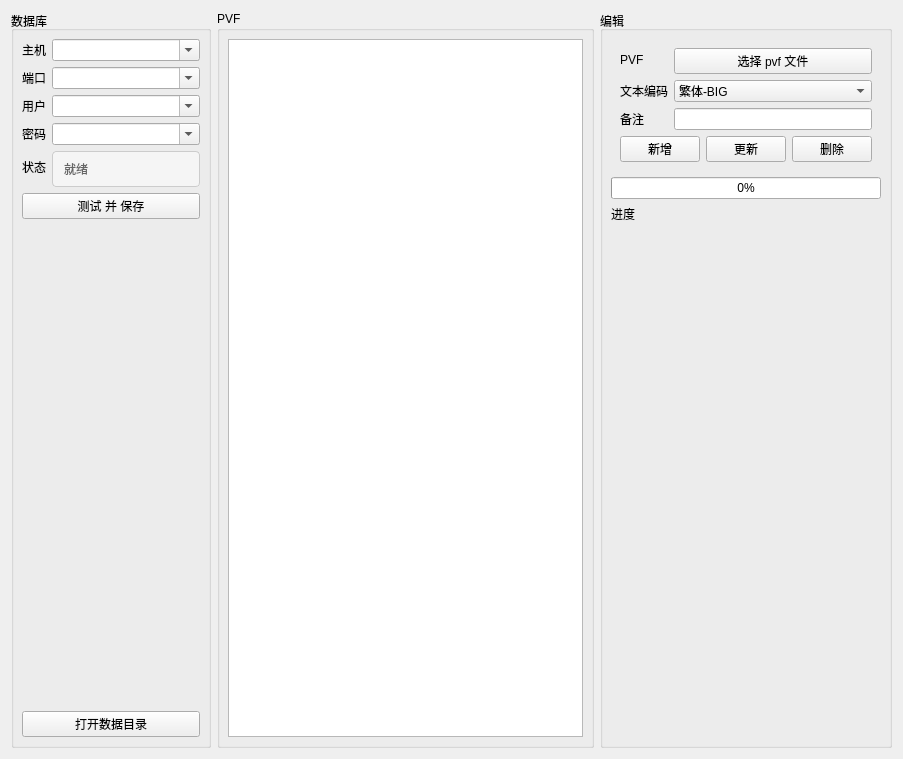
<?xml version="1.0" encoding="UTF-8"?>
<ui version="4.0">
 <class>settings</class>
 <widget class="QWidget" name="settings">
  <property name="geometry">
   <rect>
    <x>0</x>
    <y>0</y>
    <width>903</width>
    <height>759</height>
   </rect>
  </property>
  <property name="windowTitle">
   <string>Form</string>
  </property>
  <layout class="QHBoxLayout" name="horizontalLayout">
   <item>
    <widget class="QGroupBox" name="db_groupbox">
     <property name="sizePolicy">
      <sizepolicy hsizetype="Fixed" vsizetype="Expanding">
       <horstretch>0</horstretch>
       <verstretch>0</verstretch>
      </sizepolicy>
     </property>
     <property name="minimumSize">
      <size>
       <width>200</width>
       <height>0</height>
      </size>
     </property>
     <property name="maximumSize">
      <size>
       <width>200</width>
       <height>16777215</height>
      </size>
     </property>
     <property name="title">
      <string>数据库</string>
     </property>
     <layout class="QVBoxLayout" name="verticalLayout_3">
      <property name="leftMargin">
       <number>8</number>
      </property>
      <property name="topMargin">
       <number>8</number>
      </property>
      <property name="rightMargin">
       <number>8</number>
      </property>
      <property name="bottomMargin">
       <number>8</number>
      </property>
      <item>
       <widget class="QWidget" name="widget_2" native="true">
        <property name="sizePolicy">
         <sizepolicy hsizetype="Preferred" vsizetype="Minimum">
          <horstretch>0</horstretch>
          <verstretch>0</verstretch>
         </sizepolicy>
        </property>
        <property name="minimumSize">
         <size>
          <width>0</width>
          <height>0</height>
         </size>
        </property>
        <layout class="QFormLayout" name="formLayout_3">
         <property name="leftMargin">
          <number>0</number>
         </property>
         <property name="topMargin">
          <number>0</number>
         </property>
         <property name="rightMargin">
          <number>0</number>
         </property>
         <property name="bottomMargin">
          <number>0</number>
         </property>
         <item row="0" column="1">
          <widget class="QComboBox" name="host_combox">
           <property name="editable">
            <bool>true</bool>
           </property>
          </widget>
         </item>
         <item row="0" column="0">
          <widget class="QLabel" name="host_label">
           <property name="text">
            <string>主机</string>
           </property>
          </widget>
         </item>
         <item row="1" column="0">
          <widget class="QLabel" name="port_label">
           <property name="text">
            <string>端口</string>
           </property>
          </widget>
         </item>
         <item row="1" column="1">
          <widget class="QComboBox" name="port_combox">
           <property name="editable">
            <bool>true</bool>
           </property>
          </widget>
         </item>
         <item row="2" column="0">
          <widget class="QLabel" name="username_label">
           <property name="text">
            <string>用户</string>
           </property>
          </widget>
         </item>
         <item row="2" column="1">
          <widget class="QComboBox" name="username_combox">
           <property name="editable">
            <bool>true</bool>
           </property>
          </widget>
         </item>
         <item row="3" column="0">
          <widget class="QLabel" name="password_label">
           <property name="text">
            <string>密码</string>
           </property>
          </widget>
         </item>
         <item row="3" column="1">
          <widget class="QComboBox" name="password_combox">
           <property name="editable">
            <bool>true</bool>
           </property>
          </widget>
         </item>
         <item row="4" column="0">
          <widget class="QLabel" name="status_label">
           <property name="text">
            <string>状态</string>
           </property>
          </widget>
         </item>
         <item row="4" column="1">
          <widget class="QLabel" name="status_text_label">
           <property name="styleSheet">
            <string notr="true">            QLabel {
                padding: 8px;
                border: 1px solid #ccc;
                border-radius: 4px;
                background-color: #f5f5f5;
                color: #666;
            }</string>
           </property>
           <property name="text">
            <string>就绪</string>
           </property>
          </widget>
         </item>
         <item row="5" column="0" colspan="2">
          <widget class="QPushButton" name="save_btn">
           <property name="text">
            <string>测试 并 保存</string>
           </property>
          </widget>
         </item>
        </layout>
       </widget>
      </item>
      <item>
       <widget class="QWidget" name="widget_3" native="true">
        <property name="sizePolicy">
         <sizepolicy hsizetype="Preferred" vsizetype="Expanding">
          <horstretch>0</horstretch>
          <verstretch>1</verstretch>
         </sizepolicy>
        </property>
       </widget>
      </item>
      <item>
       <widget class="QPushButton" name="open_data_dir_btn">
        <property name="text">
         <string>打开数据目录</string>
        </property>
       </widget>
      </item>
     </layout>
    </widget>
   </item>
   <item>
    <widget class="QGroupBox" name="groupBox">
     <property name="title">
      <string>PVF</string>
     </property>
     <layout class="QVBoxLayout" name="verticalLayout_2">
      <property name="leftMargin">
       <number>8</number>
      </property>
      <property name="topMargin">
       <number>8</number>
      </property>
      <property name="rightMargin">
       <number>8</number>
      </property>
      <property name="bottomMargin">
       <number>8</number>
      </property>
      <item>
       <widget class="QTableView" name="pvf_table_view">
        <property name="selectionMode">
         <enum>QAbstractItemView::SelectionMode::SingleSelection</enum>
        </property>
        <property name="selectionBehavior">
         <enum>QAbstractItemView::SelectionBehavior::SelectRows</enum>
        </property>
       </widget>
      </item>
     </layout>
    </widget>
   </item>
   <item>
    <widget class="QGroupBox" name="pvf_groupbox">
     <property name="sizePolicy">
      <sizepolicy hsizetype="Fixed" vsizetype="Preferred">
       <horstretch>0</horstretch>
       <verstretch>0</verstretch>
      </sizepolicy>
     </property>
     <property name="minimumSize">
      <size>
       <width>200</width>
       <height>0</height>
      </size>
     </property>
     <property name="maximumSize">
      <size>
       <width>16777215</width>
       <height>16777215</height>
      </size>
     </property>
     <property name="title">
      <string>编辑</string>
     </property>
     <layout class="QVBoxLayout" name="verticalLayout">
      <property name="leftMargin">
       <number>8</number>
      </property>
      <property name="topMargin">
       <number>8</number>
      </property>
      <property name="rightMargin">
       <number>8</number>
      </property>
      <property name="bottomMargin">
       <number>8</number>
      </property>
      <item>
       <widget class="QWidget" name="widget" native="true">
        <property name="sizePolicy">
         <sizepolicy hsizetype="Preferred" vsizetype="Minimum">
          <horstretch>0</horstretch>
          <verstretch>0</verstretch>
         </sizepolicy>
        </property>
        <property name="minimumSize">
         <size>
          <width>0</width>
          <height>0</height>
         </size>
        </property>
        <layout class="QFormLayout" name="formLayout">
         <item row="0" column="0">
          <widget class="QLabel" name="pvf_label">
           <property name="text">
            <string>PVF</string>
           </property>
          </widget>
         </item>
         <item row="0" column="1">
          <widget class="QPushButton" name="select_pvf_btn">
           <property name="text">
            <string>选择 pvf 文件</string>
           </property>
          </widget>
         </item>
         <item row="1" column="0">
          <widget class="QLabel" name="encoding_label">
           <property name="text">
            <string>文本编码</string>
           </property>
          </widget>
         </item>
         <item row="1" column="1">
          <widget class="QComboBox" name="encoding_combox">
           <item>
            <property name="text">
             <string>繁体-BIG</string>
            </property>
           </item>
           <item>
            <property name="text">
             <string>简体-GBK</string>
            </property>
           </item>
          </widget>
         </item>
         <item row="2" column="0">
          <widget class="QLabel" name="remark_label">
           <property name="text">
            <string>备注</string>
           </property>
          </widget>
         </item>
         <item row="2" column="1">
          <widget class="QLineEdit" name="remark_line_edit"/>
         </item>
         <item row="3" column="0" colspan="2">
          <widget class="QWidget" name="widget_4" native="true">
           <property name="minimumSize">
            <size>
             <width>0</width>
             <height>0</height>
            </size>
           </property>
           <layout class="QHBoxLayout" name="horizontalLayout_2">
            <property name="leftMargin">
             <number>0</number>
            </property>
            <property name="topMargin">
             <number>0</number>
            </property>
            <property name="rightMargin">
             <number>0</number>
            </property>
            <property name="bottomMargin">
             <number>0</number>
            </property>
            <item>
             <widget class="QPushButton" name="add_new_btn">
              <property name="text">
               <string>新增</string>
              </property>
             </widget>
            </item>
            <item>
             <widget class="QPushButton" name="update_pfv_btn">
              <property name="text">
               <string>更新</string>
              </property>
             </widget>
            </item>
            <item>
             <widget class="QPushButton" name="delete_pvf_btn">
              <property name="text">
               <string>删除</string>
              </property>
             </widget>
            </item>
           </layout>
          </widget>
         </item>
        </layout>
       </widget>
      </item>
      <item>
       <widget class="QProgressBar" name="progress_bar">
        <property name="value">
         <number>0</number>
        </property>
       </widget>
      </item>
      <item>
       <widget class="QLabel" name="progress_status">
        <property name="sizePolicy">
         <sizepolicy hsizetype="Preferred" vsizetype="Expanding">
          <horstretch>0</horstretch>
          <verstretch>0</verstretch>
         </sizepolicy>
        </property>
        <property name="text">
         <string>进度</string>
        </property>
        <property name="alignment">
         <set>Qt::AlignmentFlag::AlignLeading|Qt::AlignmentFlag::AlignLeft|Qt::AlignmentFlag::AlignTop</set>
        </property>
        <property name="wordWrap">
         <bool>true</bool>
        </property>
       </widget>
      </item>
     </layout>
    </widget>
   </item>
  </layout>
 </widget>
 <resources/>
 <connections/>
</ui>
